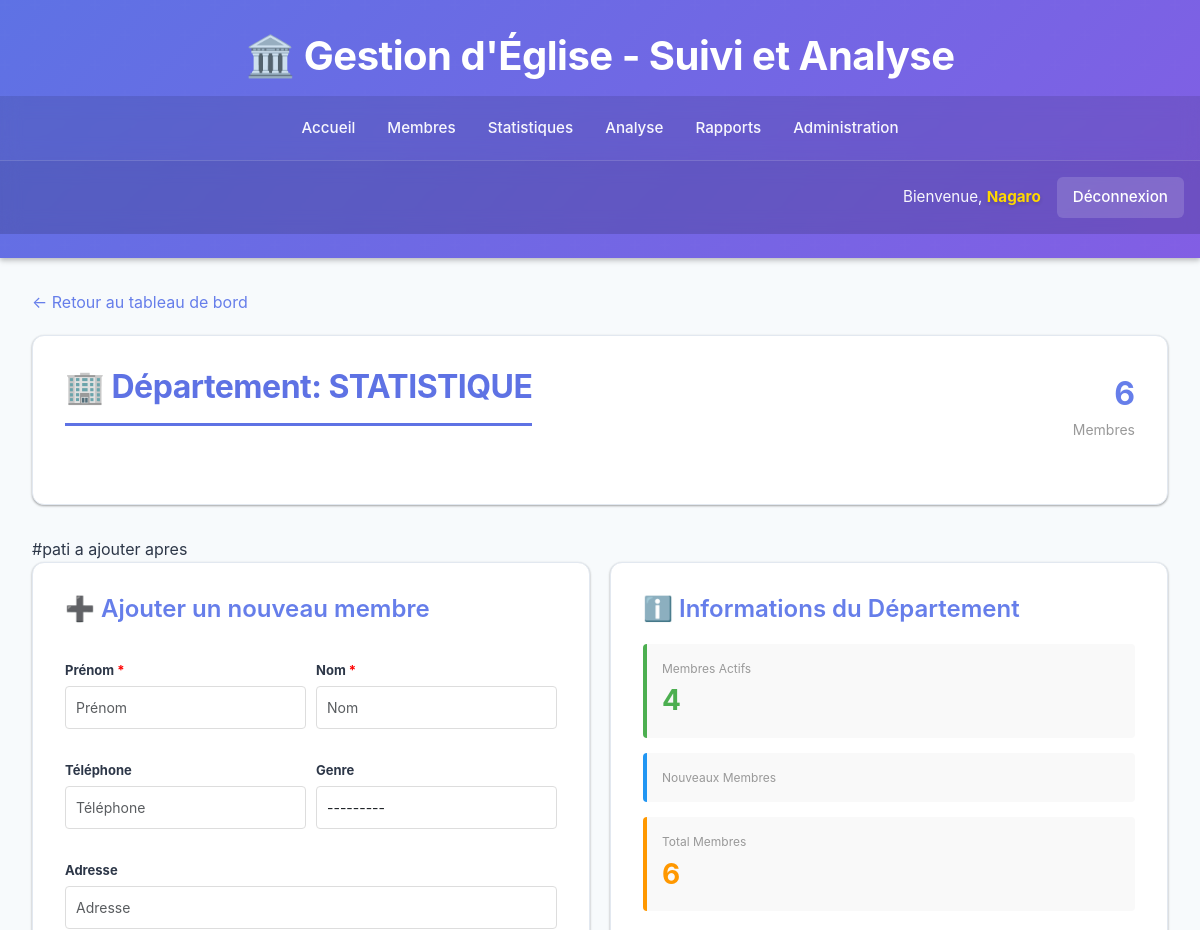
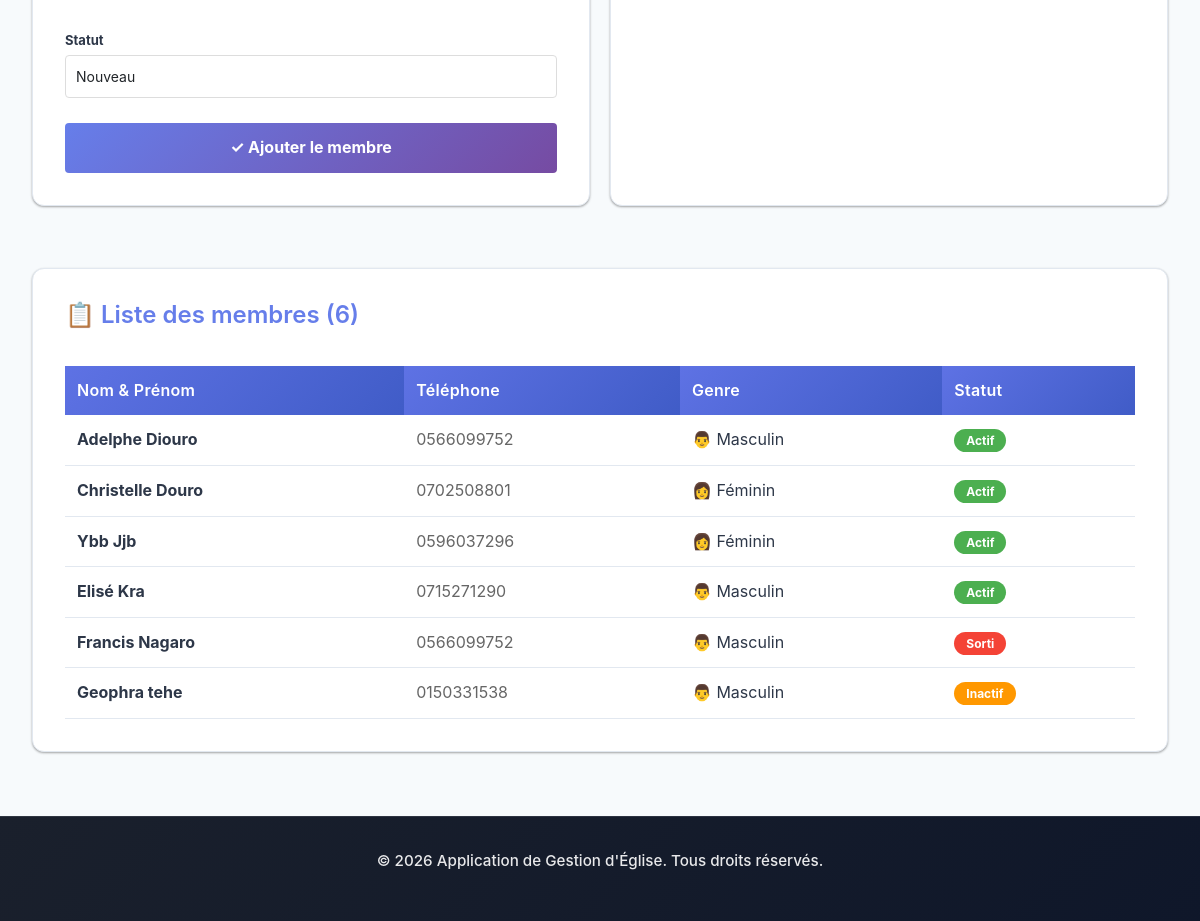
The app's page /departement/1/membres/ (signed in), older data (2 pictures, top to bottom).
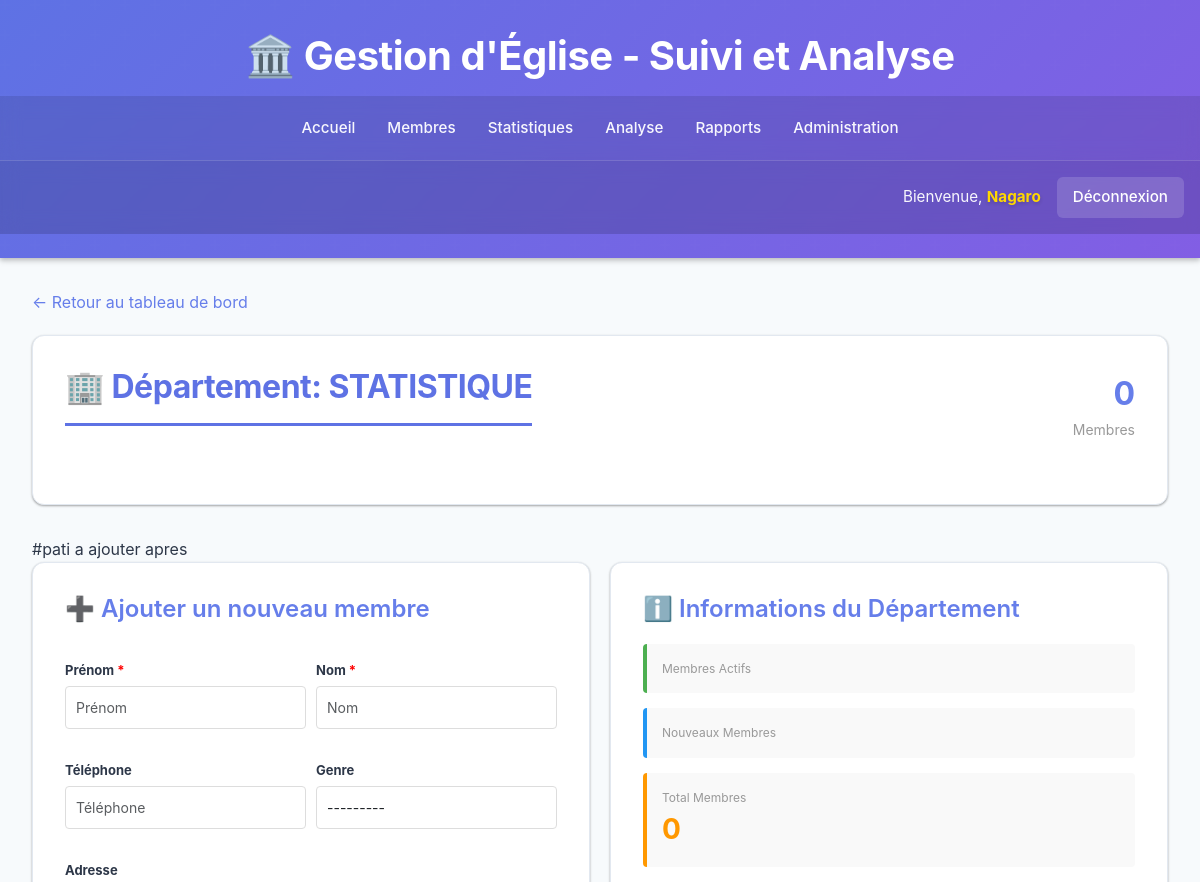
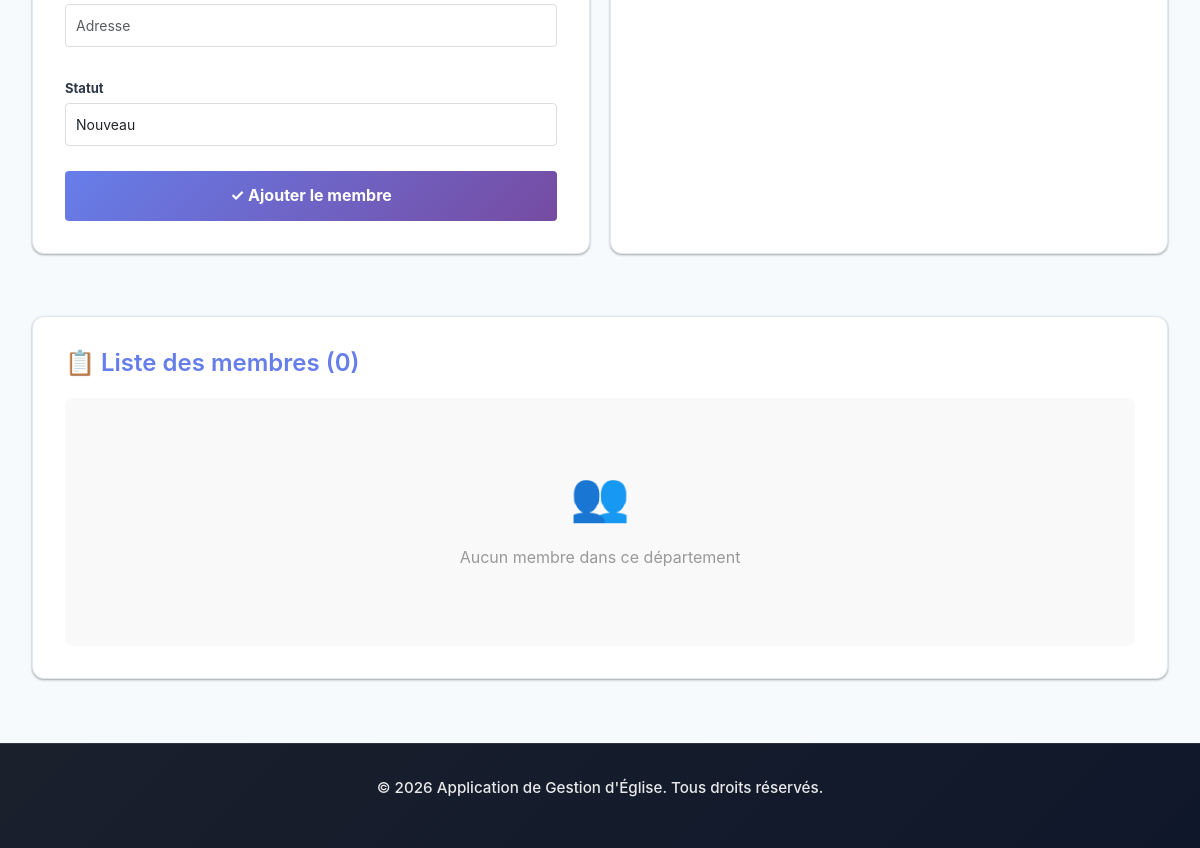
The same page, newer data (2 pictures, top to bottom).
### eglise/models.py (models this page shows, shortened)
class Membre(models.Model):
    STATUT_CHOICES = (
        ('nouveau', 'Nouveau'),
        ('actif', 'Actif'),
        ('sorti', 'Sorti'),
        ('inactif', 'Inactif'),
    )
    GENRE_CHOICES = (
        ('M', 'Masculin'),
        ('F', 'Féminin'),
    )
    nom = models.CharField(max_length=100)
    prenom = models.CharField(max_length=100)
    email = models.EmailField(blank=True, null=True)
    telephone = models.CharField(max_length=20, blank=True, null=True)
    adresse = models.CharField(max_length=255, blank=True, null=True)
    genre = models.CharField(max_length=1, choices=GENRE_CHOICES, blank=True)
    date_naissance = models.DateField(blank=True, null=True)
    photo = models.ImageField(upload_to='membres_photos/', blank=True, null=True)
    tribu = models.ForeignKey(Tribu, on_delete=models.SET_NULL, null=True, blank=True)
    departement = models.ForeignKey(Departement, on_delete=models.SET_NULL, null=True, blank=True)
    statut = models.CharField(max_length=20, choices=STATUT_CHOICES, default='nouveau')
    date_adhesion = models.DateField(default=timezone.now)
    date_depart = models.DateField(blank=True, null=True)
    notes = models.TextField(blank=True, null=True)
    date_creation = models.DateTimeField(auto_now_add=True)
    date_modification = models.DateTimeField(auto_now=True)
    class Meta:
        ordering = ['nom', 'prenom']
    def nom_complet(self):
        return f"{self.prenom} {self.nom}"

### eglise/views.py (the view, shortened to what this page needs)
# urls.py: path('departement/<int:departement_id>/membres/', views.DepartementMembreListView.as_view(), name='departement_membres'),
class DepartementMembreListView(ProtectedDataAccessMixin, TemplateView):
    template_name = 'eglise/departement_membres.html'
    def get(self, request, departement_id):
        try:
            departement = Departement.objects.get(id=departement_id)
        except Departement.DoesNotExist:
            return redirect('eglise:dashboard')
        user = request.user
        if not user.is_superuser:
            try:
                if user.profile.role == 'responsable' and user.profile.departement_id != departement_id:
                    return redirect('eglise:dashboard')
            except:
                return redirect('eglise:dashboard')
        membres = Membre.objects.filter(departement=departement).order_by('nom', 'prenom')
        context = {
            'departement': departement,
            'membres': membres,
            'form': MembreForm(),
        }
        return render(request, self.template_name, context)

### eglise/mixins.py (called while the page is built, shortened)
    def dispatch(self, request, *args, **kwargs):
        if not request.user.is_authenticated:
            return redirect('eglise:login')
        if request.user.is_superuser:
            return super().dispatch(request, *args, **kwargs)

### eglise/templates/eglise/departement_membres.html (shortened to what the changed rows need)
{% extends 'eglise/base.html' %}
{% block content %}
<div class="card">
    <div style="display: flex; justify-content: space-between; align-items: center; margin-bottom: 30px;">
        <div>
            <h2 style="margin: 0;">🏢 Département: {{ departement.nom }}</h2>
        </div>
        <div style="text-align: right;">
            <div style="font-size: 32px; font-weight: bold; color: #667eea;">{{ membres.count }}</div>
            <div style="color: #999; font-size: 14px;">Membres</div>
        </div>
    </div>
</div>
<div style="display: grid; grid-template-columns: 1fr 1fr; gap: 20px; margin-bottom: 30px;">
    <div class="card">
        <div style="display: grid; gap: 15px;">
            <div style="background: #f9f9f9; padding: 15px; border-radius: 4px; border-left: 4px solid #4caf50;">
                <div style="font-size: 12px; color: #999;">Membres Actifs</div>
                <div style="font-size: 28px; font-weight: bold; color: #4caf50;">
                    {% regroup membres by statut as grouped %}
                    {% for group in grouped %}{% if group.grouper == 'actif' %}{{ group.list|length }}{% endif %}{% endfor %}
                </div>
            </div>
                    {% regroup membres by statut as grouped %}
            <div style="background: #f9f9f9; padding: 15px; border-radius: 4px; border-left: 4px solid #ff9800;">
                <div style="font-size: 12px; color: #999;">Total Membres</div>
                <div style="font-size: 28px; font-weight: bold; color: #ff9800;">{{ membres.count }}</div>
            </div>
        </div>
    </div>
</div>
<div class="card">
    <h3 style="color: #667eea; margin-bottom: 20px;">📋 Liste des membres ({{ membres.count }})</h3>
    {% if membres %}
    <div style="overflow-x: auto;">
        <table style="width: 100%; border-collapse: collapse;">
            <thead>
                <tr style="background-color: #667eea; color: white;">
                    <th style="padding: 12px; text-align: left;">Nom & Prénom</th>
                    <th style="padding: 12px; text-align: left;">Téléphone</th>
                    <th style="padding: 12px; text-align: left;">Genre</th>
                    <th style="padding: 12px; text-align: left;">Statut</th>
                </tr>
            </thead>
            <tbody>
                {% for membre in membres %}
                <tr style="border-bottom: 1px solid #ddd;">
                    <td style="padding: 12px;"><strong>{{ membre.nom_complet }}</strong></td>
                    <td style="padding: 12px; color: #666;">{{ membre.telephone|default:"—" }}</td>
                    <td style="padding: 12px;">
                        {% if membre.genre == 'M' %}👨 Masculin
                        {% elif membre.genre == 'F' %}👩 Féminin
                        {% else %}—{% endif %}
                    </td>
                    <td style="padding: 12px;">
                        <span style="padding: 4px 12px; border-radius: 20px; font-size: 12px; font-weight: bold;
                            {% if membre.statut == 'actif' %}background-color: #4caf50; color: white;
                            {% elif membre.statut == 'nouveau' %}background-color: #2196f3; color: white;
                            {% elif membre.statut == 'inactif' %}background-color: #ff9800; color: white;
                            {% elif membre.statut == 'sorti' %}background-color: #f44336; color: white;{% endif %}">
                            {{ membre.get_statut_display }}
                        </span>
                    </td>
                </tr>
                {% endfor %}
            </tbody>
        </table>
    </div>
    {% else %}
    <div style="text-align: center; padding: 60px 20px; background: #f9f9f9; border-radius: 8px;">
        <div style="font-size: 48px; margin-bottom: 10px;">👥</div>
        <p style="color: #999;">Aucun membre dans ce département</p>
    </div>
    {% endif %}
</div>
{% endblock %}

Row changes from the older to the newer data that the page shows:
removed Membre: nom_complet "Adelphe Diouro", telephone "0566099752", genre "👨 Masculin", statut "Actif"
removed Membre: nom_complet "Christelle Douro", telephone "0702508801", genre "👩 Féminin", statut "Actif"
removed Membre: nom_complet "Ybb Jjb", telephone "0596037296", genre "👩 Féminin", statut "Actif"
removed Membre: nom_complet "Elisé Kra", telephone "0715271290", genre "👨 Masculin", statut "Actif"
removed Membre: nom_complet "Francis Nagaro", telephone "0566099752", genre "👨 Masculin", statut "Sorti"
removed Membre: nom_complet "Geophra tehe", telephone "0150331538", genre "👨 Masculin", statut "Inactif"
Text that changed along with them:
{{ membres.count }}: "6" → "0"
text no longer shown: "Nom & Prénom Téléphone Genre Statut"
text now shown: "👥 Aucun membre dans ce département"
list line gone: "4"
